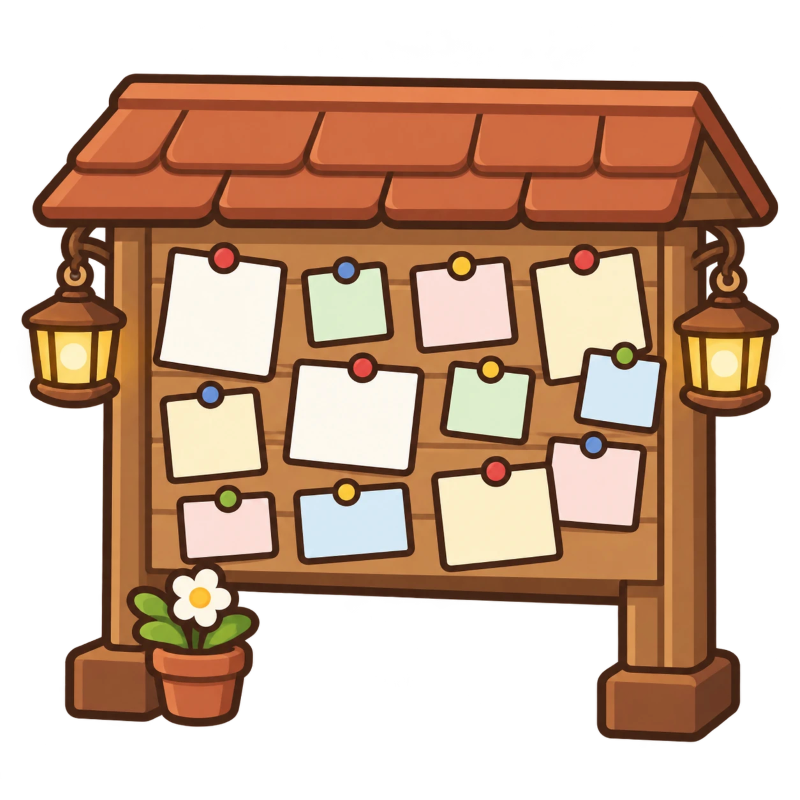
#> input picture Tools/UIGen/p2_sources/board_upgraded.png, 800 x 800 px
$ python -i fishing_rework_art.py   (imports and definitions only)
#> lines starting #> are read from the running program, lines starting #| are printed output that depends on the picture; after the words box and inside, x2 and y2 are one past the last pixel; in counts of white or black regions, pixels touching at a corner belong together
#> further down, picture is the input picture: PIL image 800x800 RGBA; mean R, G, B, A 103.2, 73.1, 52.7, 151.9
"""낚시 개편(테스트 씬) 임시 그림: 물고기 13종 · 바다 · 선착장 · 바늘 · 찌 · 강화 아이콘.

스티커 스타일(코코아 #4B2E22 외곽선, 파스텔, 빛은 왼쪽 위). 4배로 그려 줄여서 매끈하게.
GPT 그림이 생기면 같은 파일 이름으로 덮어쓰면 된다 (Docs/낚시_개편_기획.md). 이미 있는 그림은 그대로 두고
없는 것만 그림 (--all이면 전부 다시).

python Tools/UIGen/fishing_rework_art.py [--all]  → Unity Tools/Fishing Rework/Build Test Scene
"""
import math
import os
import random
import sys

from PIL import Image, ImageChops, ImageDraw, ImageFilter

ROOT = os.path.abspath(os.path.join(os.path.dirname(__file__), "..", ".."))
OUT = os.path.join(ROOT, "Assets", "Art", "FishingRework")
ALL = "--all" in sys.argv

SS = 4
COCOA = (75, 46, 34, 255)


def lerp(a, b, t):
    return tuple(int(round(a[i] + (b[i] - a[i]) * t)) for i in range(len(a)))


# [14 lines left out: functions shade, save, not called in this run]


def layer(w, h):
    return Image.new("RGBA", (w * SS, h * SS), (0, 0, 0, 0))


def sticker(img, outline=7, shadow=False):
    """그린 모양 둘레에 코코아 외곽선 (알파를 넓혀 밑에 깖)"""
#> called with outline = 7, shadow = False
    alpha = img.split()[3].point(lambda a: 255 if a > 20 else 0)
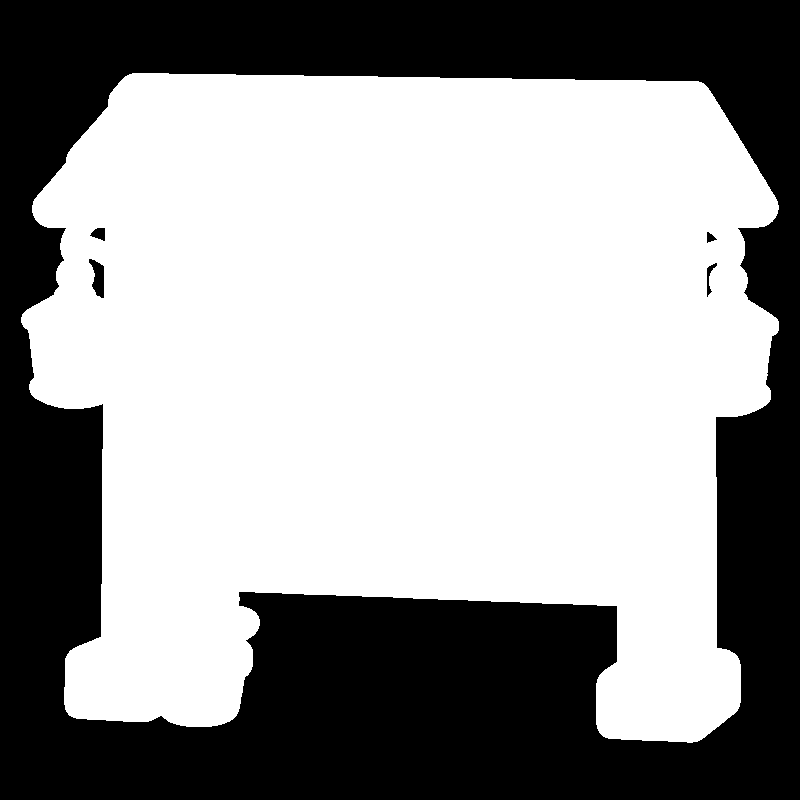
#> alpha: PIL image 800x800 L; 60.3% white; 5 black regions, box (x1, y1, x2, y2) and area: (0, 0, 800, 800) 253491, (89, 259, 104, 298) 363, (90, 228, 105, 241) 133, (707, 263, 717, 297) 113, (707, 232, 717, 243) 62
    # 넓히기: 흐리게 한 뒤 낮은 문턱 (큰 MaxFilter보다 훨씬 빠름)
    grown = alpha.filter(ImageFilter.GaussianBlur(outline * SS * 0.55)).point(lambda a: 255 if a > 6 else 0)
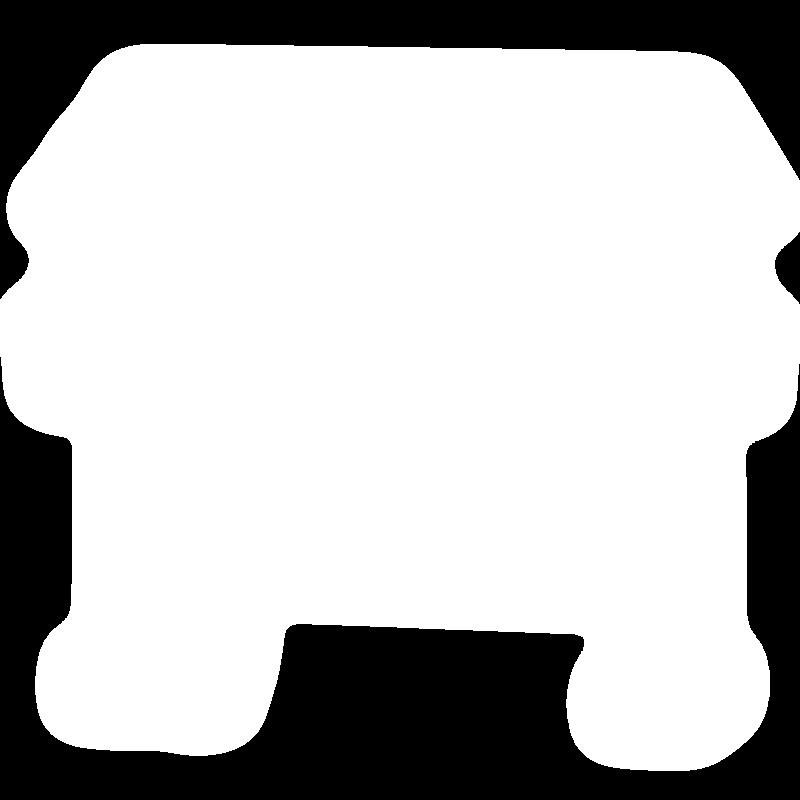
#> grown: PIL image 800x800 L; 74.5% white; 3 black regions, box (x1, y1, x2, y2) and area: (0, 357, 800, 800) 108444, (0, 0, 800, 299) 53581, (775, 232, 800, 304) 1125
    grown = grown.filter(ImageFilter.GaussianBlur(SS * 0.8))
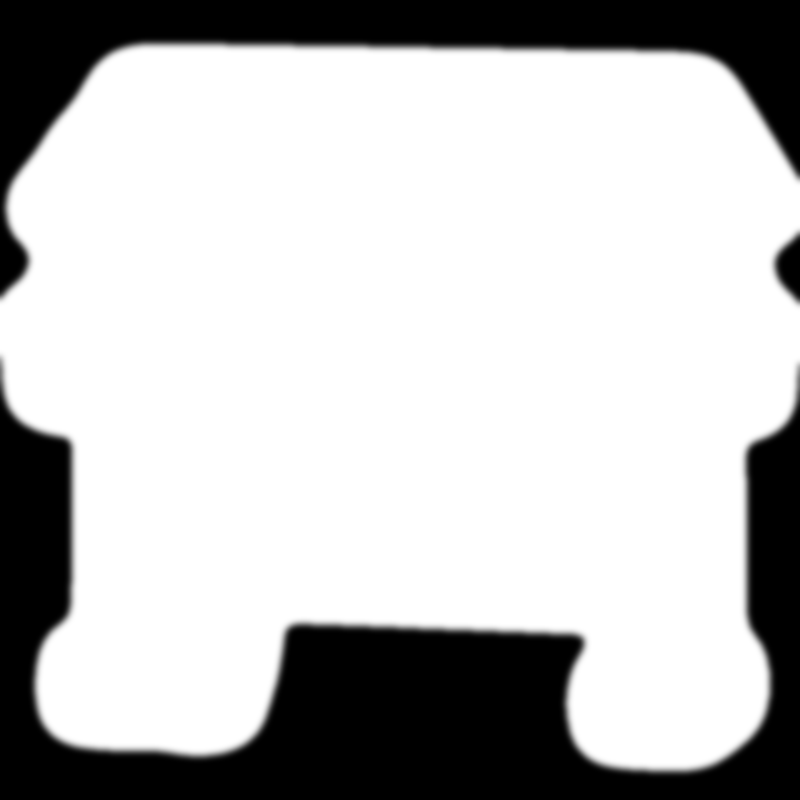
#> grown: PIL image 800x800 L; min 0, max 255, mean 190
    base = Image.new("RGBA", img.size, COCOA)
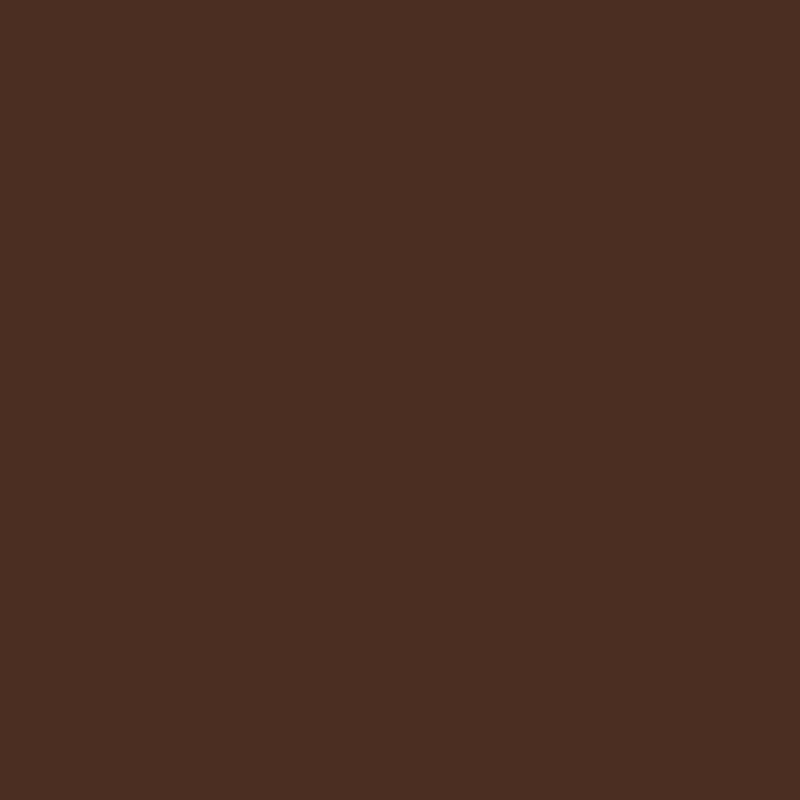
#> base: PIL image 800x800 RGBA; mean R, G, B, A 75, 46, 34, 255
    base.putalpha(grown)
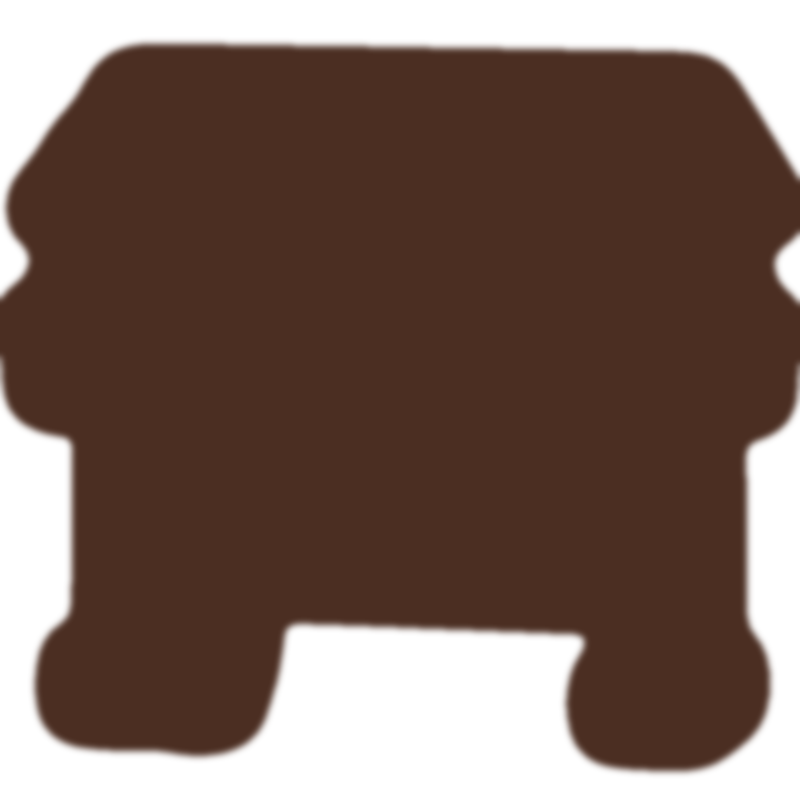
#> base: PIL image 800x800 RGBA; mean R, G, B, A 75, 46, 34, 190; transparent parts drawn white
    if shadow:
        sh = Image.new("RGBA", img.size, (60, 36, 40, 60))
        sh.putalpha(grown.point(lambda a: a * 60 // 255))
        base = Image.alpha_composite(Image.new("RGBA", img.size, (0, 0, 0, 0)), base)
    return Image.alpha_composite(base, img)
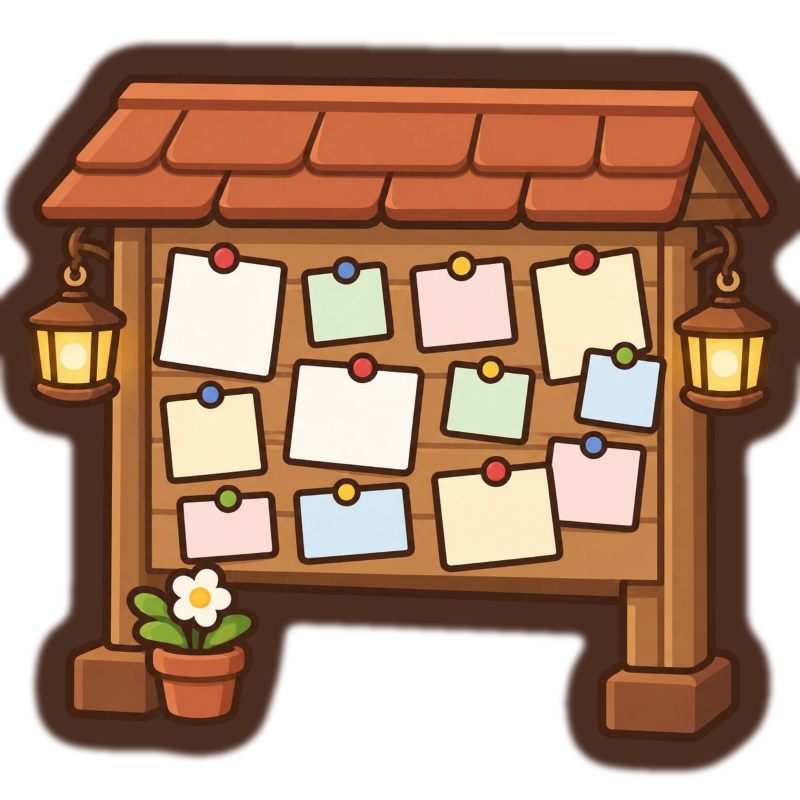
#> returned value: PIL image 800x800 RGBA; mean R, G, B, A 132, 90.8, 66, 190; transparent parts drawn white


def finish(img, w, h):
    return img.resize((w, h), Image.LANCZOS)


# [15 lines left out: functions clip, sparkle, not called in this run]


# ---------------------------------------------------------------------------
# 물고기 (옆모습, 오른쪽을 봄). 캔버스 384x256

FW, FH = 384, 256


# [123 lines left out: functions body_points, draw_fish, stripes, waves, spots, koi_patches, not called in this run]


def special_canvas():
    img = layer(FW, FH)
    return img, ImageDraw.Draw(img), FW * SS, FH * SS


# [170 lines left out: functions eye, crab, seahorse, squid, octopus, ray and 4 more, not called in this run]


def sword_extra(d, img, cx, cy, L, Hh):
    d.polygon([(cx + L * 0.46, cy - Hh * 0.06), (cx + L * 0.9, cy - Hh * 0.02), (cx + L * 0.46, cy + Hh * 0.05)],
              fill=(120, 140, 170, 255))


# [279 lines left out: functions fish_icons, gradient, world, icons, not called in this run]


# [4 lines not run here, left out]

>>> from PIL import Image
>>> picture = Image.open('p2_sources/board_upgraded.png')
>>> result = sticker(picture)

$ run again, on Tools/UIGen/p2_sources/guild_office.png
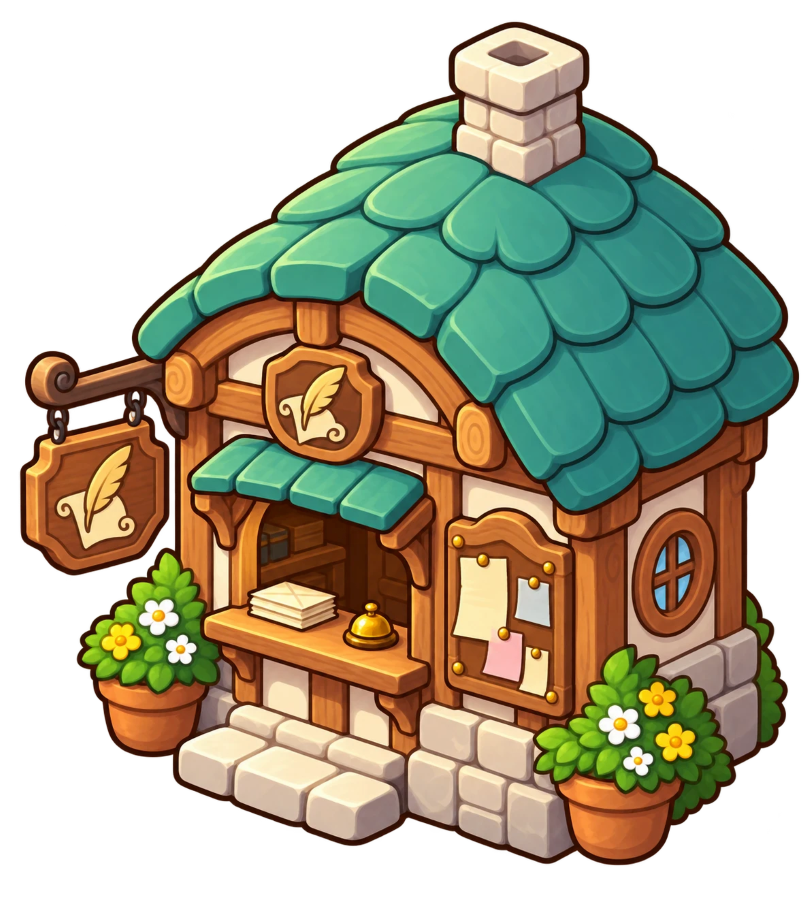
#> input picture Tools/UIGen/p2_sources/guild_office.png, 810 x 900 px
#> picture is the input picture: PIL image 810x900 RGBA; mean R, G, B, A 80.1, 76.4, 53.6, 155.5
#> in sticker, `alpha = img.split()[3].point(lambda a: 255 if a > 20 else 0)`:
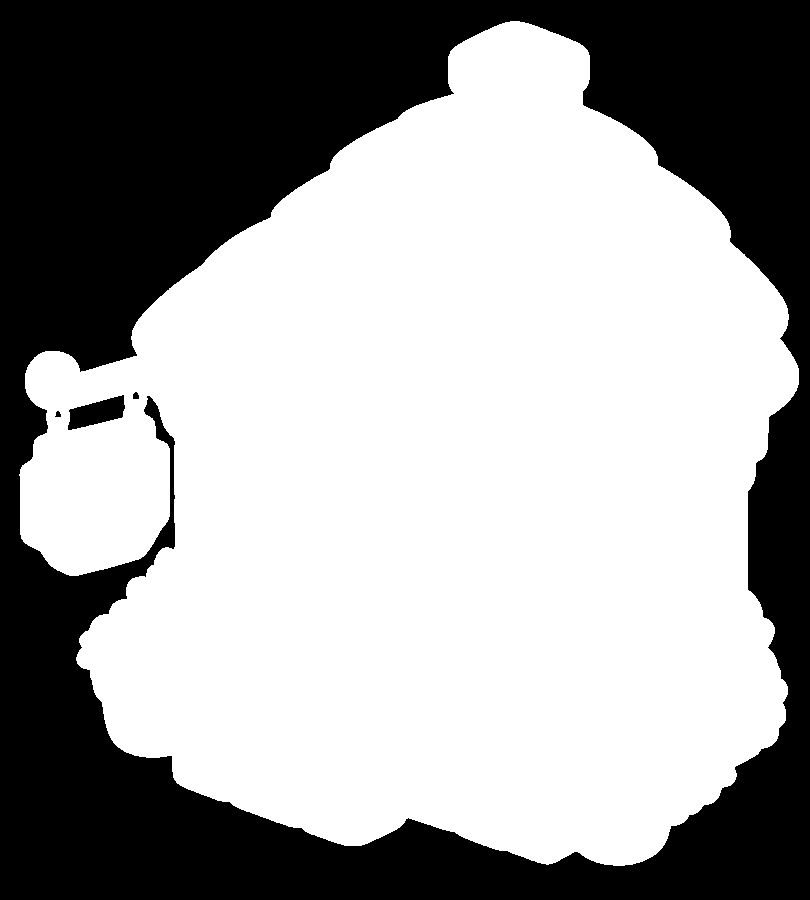
#> alpha: PIL image 810x900 L; 61.8% white; 4 black regions, box (x1, y1, x2, y2) and area: (0, 0, 810, 900) 277285, (68, 395, 125, 430) 1172, (133, 392, 139, 399) 35, (55, 411, 61, 417) 26
#> in sticker, `return Image.alpha_composite(base, img)`:
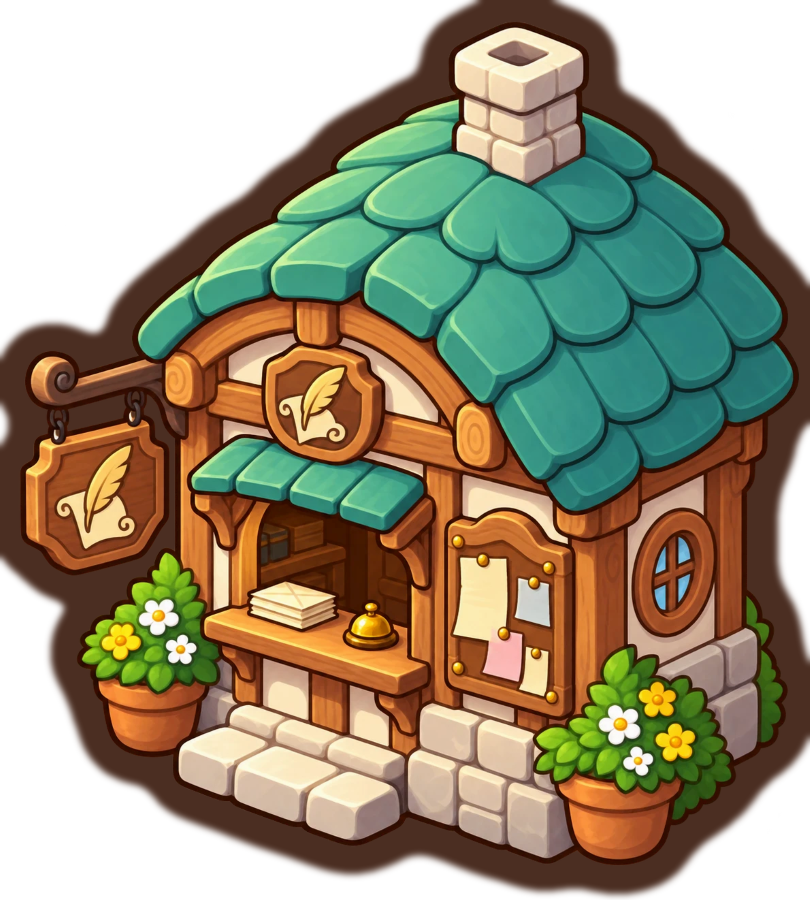
#> returned value: PIL image 810x900 RGBA; mean R, G, B, A 108.1, 93.4, 66.3, 187.1; transparent parts drawn white
